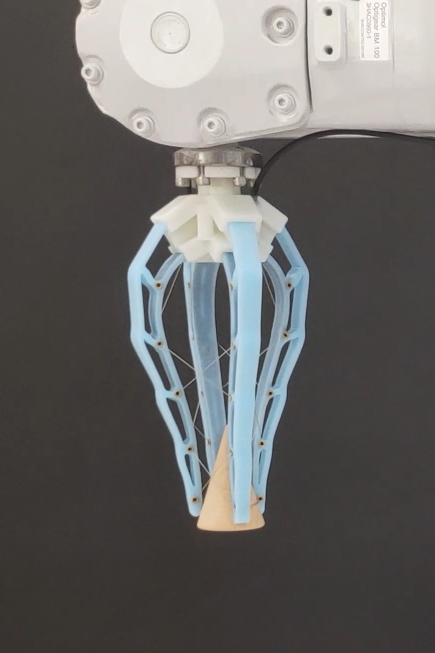
#> input picture 12.png, 870 x 1305 px (shown at 1/2 size)
$ python '缠绕手爪.py'   (older library calls are emulated)
#> lines starting #> are read from the running program, lines starting #| are printed output that depends on the picture; after the words box and inside, x2 and y2 are one past the last pixel; in counts of white or black regions, pixels touching at a corner belong together
import cv2
import numpy as np


img=cv2.imread("12.png")
#> img is the input picture: shape (1305, 870, 3); mean B, G, R 100.7, 102, 103.5
img = cv2.cvtColor(img, cv2.COLOR_BGR2GRAY)
#> img: shape (1305, 870)
img = cv2.resize(img,(380, 640))
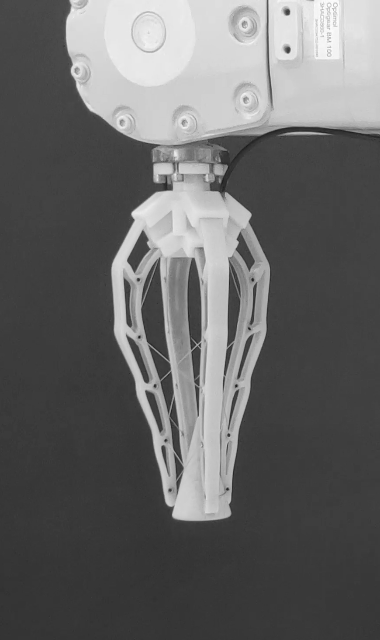
#> img: shape (640, 380); min 27, max 255, mean 102.3
ret,a = cv2.threshold(img,110,255,cv2.THRESH_BINARY)
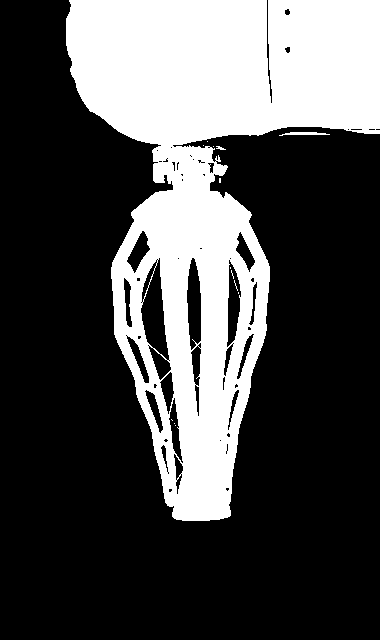
#> a: shape (640, 380); 30.4% white; 14 white regions (11 under 20 px), largest, box (x1, y1, x2, y2) and area: (66, 0, 380, 521) 73809, (279, 132, 330, 136) 120, (216, 146, 226, 150) 22
kernel = np.ones((5,5),np.uint8)
a = cv2.GaussianBlur(a,(5,5),1)
a = cv2.morphologyEx(a,cv2.MORPH_OPEN,kernel)

sobelx = cv2.Sobel(img,cv2.CV_64F,1,0,ksize=3)
sobely = cv2.Sobel(img,cv2.CV_64F,0,1,ksize=3)
sobelx = cv2.convertScaleAbs(sobelx)
sobely = cv2.convertScaleAbs(sobely)
sobelxy =  cv2.addWeighted(sobelx,0.5,sobely,0.5,0)
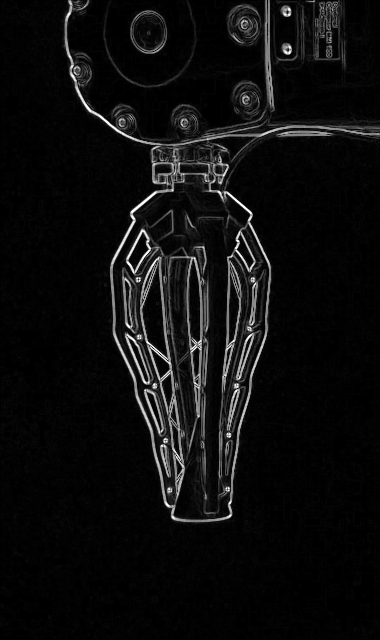
#> sobelxy: shape (640, 380); min 0, max 255, mean 13.4

scharrx = cv2.Scharr(a,cv2.CV_64F,1,0)
scharry = cv2.Scharr(a,cv2.CV_64F,0,1)
scharrx = cv2.convertScaleAbs(scharrx)
scharry = cv2.convertScaleAbs(scharry)
scharrxy =  cv2.addWeighted(scharrx,0.5,scharry,0.5,0)
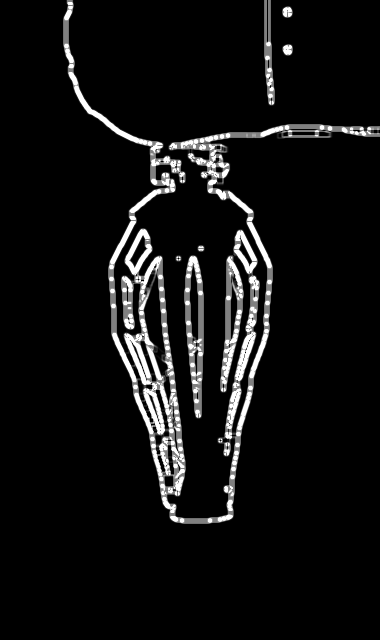
#> scharrxy: shape (640, 380); min 0, max 255, mean 16.7

laplacian = cv2.Laplacian(a,cv2.CV_64F, ksize=1)
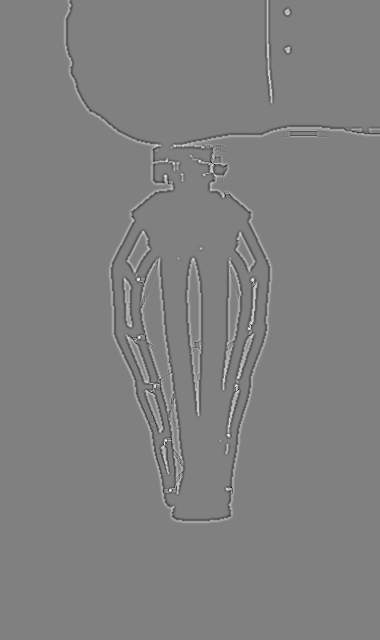
#> laplacian: shape (640, 380) float64; min -171, max 168, mean 0; drawn with min black and max white
laplacian = cv2.convertScaleAbs(laplacian)
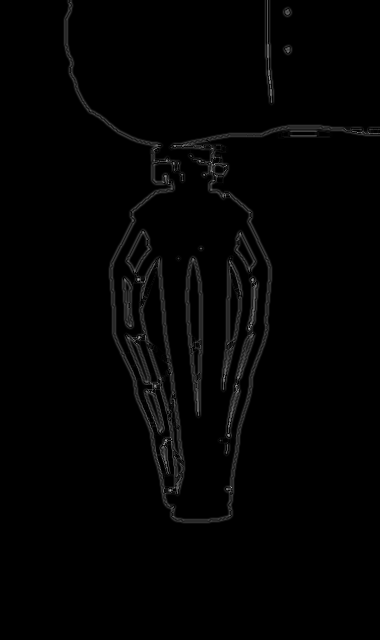
#> laplacian: shape (640, 380); min 0, max 171, mean 3.1


res = np.hstack((img,a,sobelxy))
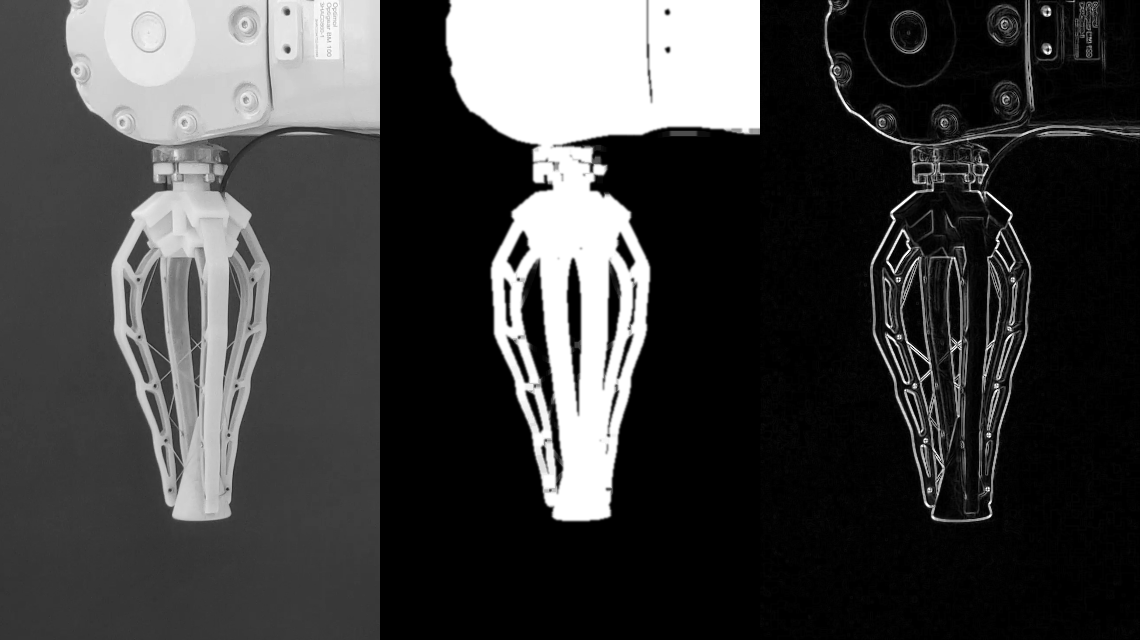
#> res: shape (640, 1140); min 0, max 255, mean 64.3

# [6 lines of commented-out code are left out]
cv2.imshow('Canny_res', res)
cv2.waitKey(0)

$ run again, with 1.jpg saved as 12.png
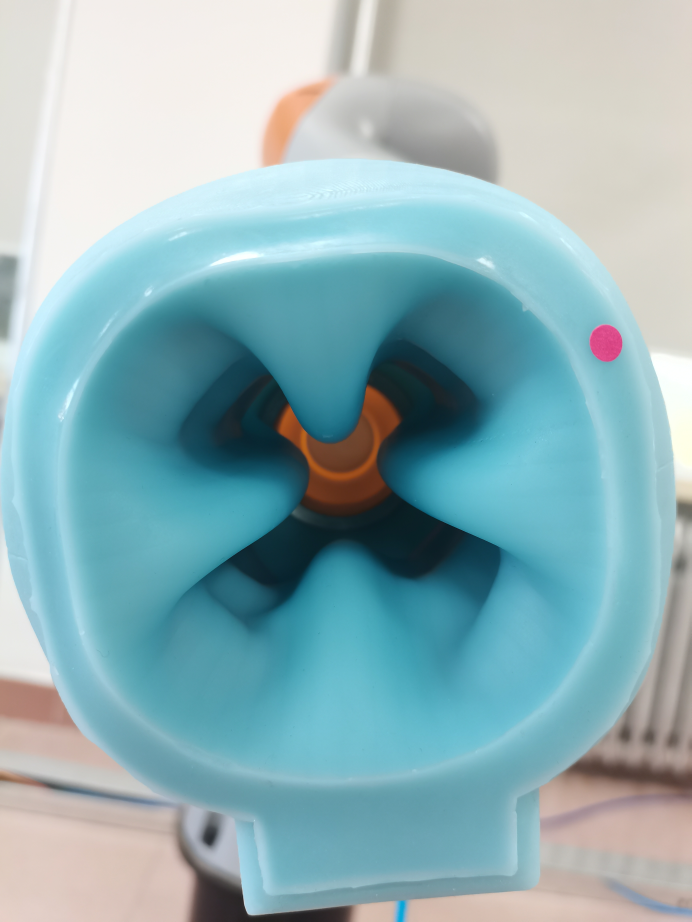
#> input picture 1.jpg, 3456 x 4608 px (shown at 1/5 size)
#> img is the input picture: shape (4608, 3456, 3); mean B, G, R 183.1, 177.3, 142.6
#> `ret,a = cv2.threshold(img,110,255,cv2.THRESH_BINARY)`:
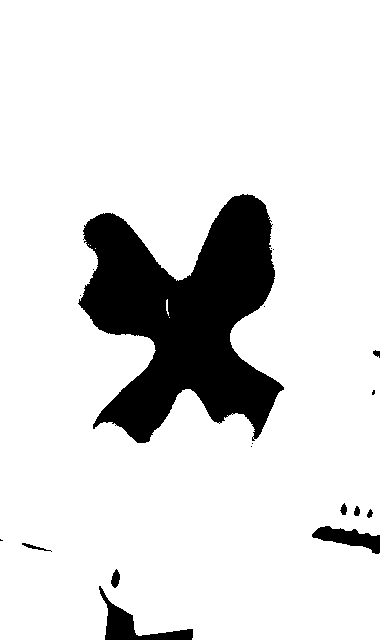
#> a: shape (640, 380); 87.1% white; 18 black regions (9 under 20 px), largest, box (x1, y1, x2, y2) and area: (78, 194, 284, 443) 28787, (99, 586, 193, 640) 1366, (312, 526, 380, 554) 936
#> `res = np.hstack((img,a,sobelxy))`:
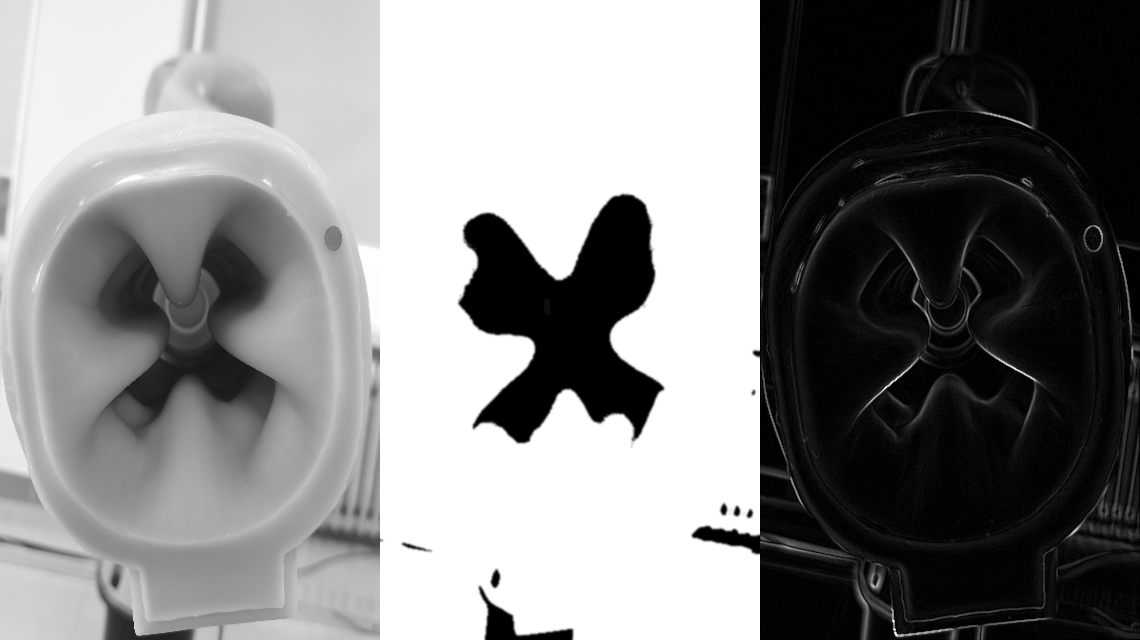
#> res: shape (640, 1140); min 0, max 255, mean 133.3
